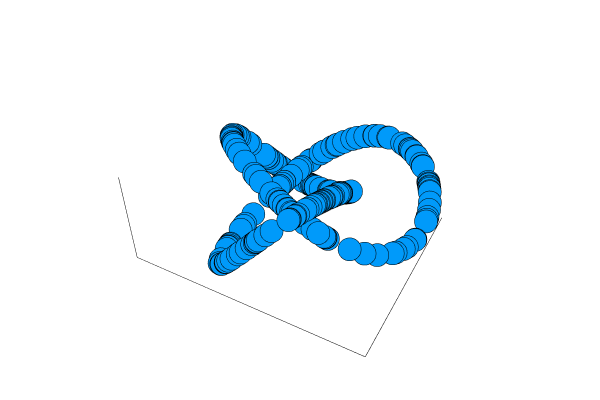

The code cell stored with this chart in its notebook:
### Markdown cell above
<b> Plot </b>

### Code cell
# plot
scatter3d(P[:,1], P[:,2], P[:,3], label = "", xaxis = nothing, yaxis = nothing, zaxis = nothing)

### Figure 1 — Plotly figure (JSON) as saved in the notebook; plotly's stock layout.template omitted (floating-point values rounded to 4 significant figures; data arrays with more than 128 entries replaced by an {"elided": "..."} marker saying what was removed)
{"data": [{"colorbar": {"title": ""}, "legendgroup": "", "marker": {"color": "rgba(0, 154, 250, 1.000)", "line": {"color": "rgba(0, 0, 0, 1.000)", "width": 1}, "size": 8, "symbol": "circle"}, "mode": "markers", "name": "", "showlegend": false, "type": "scatter3d", "x": {"elided": "200 float values"}, "xaxis": "x1", "y": {"elided": "200 float values"}, "yaxis": "y1", "z": {"elided": "200 float values"}, "zmax": null, "zmin": null}], "layout": {"annotations": [], "height": 400, "legend": {"bgcolor": "rgba(255, 255, 255, 1.000)", "bordercolor": "rgba(0, 0, 0, 1.000)", "font": {"color": "rgba(0, 0, 0, 1.000)", "family": "sans-serif", "size": 11}, "tracegroupgap": 0, "x": 1, "y": 1}, "margin": {"b": 20, "l": 0, "r": 0, "t": 20}, "paper_bgcolor": "rgba(255, 255, 255, 1.000)", "plot_bgcolor": "rgba(255, 255, 255, 1.000)", "scene": {"camera": {"eye": {"x": 1.126, "y": -1.95, "z": 1.3}}, "xaxis": {"anchor": "y1", "domain": [0.006562, 0.9934], "gridcolor": "rgba(0, 0, 0, 0.100)", "gridwidth": 0.5, "linecolor": "rgba(0, 0, 0, 1.000)", "mirror": false, "range": [-2.888, 2.9], "showgrid": true, "showline": true, "showticklabels": true, "tickangle": 0, "tickcolor": "rgb(0, 0, 0)", "tickfont": {"color": "rgba(0, 0, 0, 1.000)", "family": "sans-serif", "size": 11}, "tickmode": "array", "ticks": "inside", "ticktext": [], "tickvals": [], "title": "", "titlefont": {"color": "rgba(0, 0, 0, 1.000)", "family": "sans-serif", "size": 15}, "type": "-", "visible": true, "zeroline": false, "zerolinecolor": "rgba(0, 0, 0, 1.000)"}, "yaxis": {"anchor": "x1", "domain": [0.009843, 0.9902], "gridcolor": "rgba(0, 0, 0, 0.100)", "gridwidth": 0.5, "linecolor": "rgba(0, 0, 0, 1.000)", "mirror": false, "range": [-3.151, 2.211], "showgrid": true, "showline": true, "showticklabels": true, "tickangle": 0, "tickcolor": "rgb(0, 0, 0)", "tickfont": {"color": "rgba(0, 0, 0, 1.000)", "family": "sans-serif", "size": 11}, "tickmode": "array", "ticks": "inside", "ticktext": [], "tickvals": [], "title": "", "titlefont": {"color": "rgba(0, 0, 0, 1.000)", "family": "sans-serif", "size": 15}, "type": "-", "visible": true, "zeroline": false, "zerolinecolor": "rgba(0, 0, 0, 1.000)"}, "zaxis": {"gridcolor": "rgba(0, 0, 0, 0.100)", "gridwidth": 0.5, "linecolor": "rgba(0, 0, 0, 1.000)", "mirror": false, "range": [-1.06, 1.06], "showgrid": true, "showline": true, "showticklabels": true, "tickangle": 0, "tickcolor": "rgb(0, 0, 0)", "tickfont": {"color": "rgba(0, 0, 0, 1.000)", "family": "sans-serif", "size": 11}, "tickmode": "array", "ticks": "inside", "ticktext": [], "tickvals": [], "title": "", "titlefont": {"color": "rgba(0, 0, 0, 1.000)", "family": "sans-serif", "size": 15}, "type": "-", "visible": true, "zeroline": false, "zerolinecolor": "rgba(0, 0, 0, 1.000)"}}, "showlegend": true, "width": 600}}
